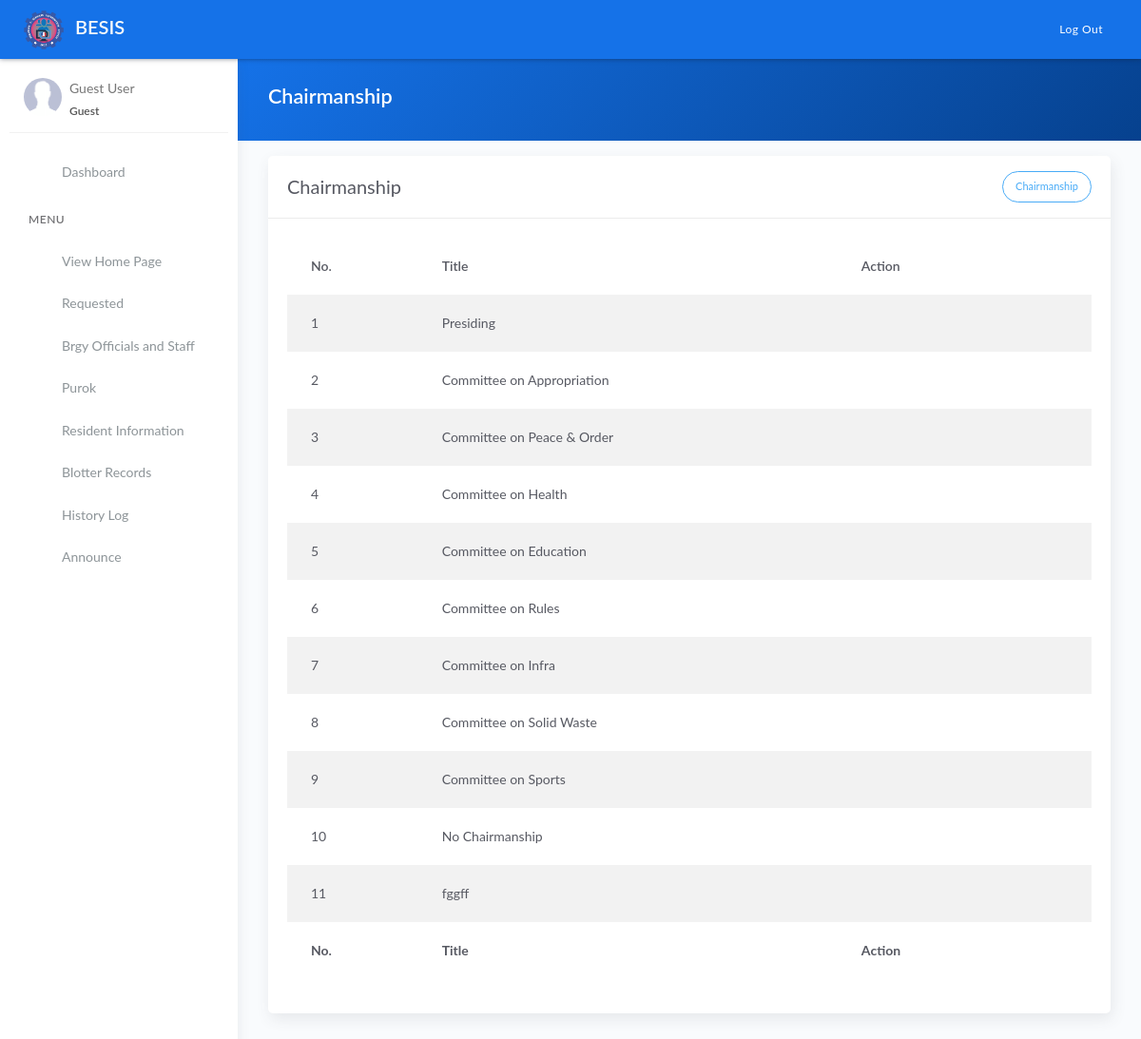
Page /chairmanship.php on the committed database.
### tables this page shows
CREATE TABLE `tblchairmanship` (
  `id` int(11) NOT NULL AUTO_INCREMENT,
  `title` varchar(100) DEFAULT NULL,
  PRIMARY KEY (`id`)
);

### model/fetch_brgy_info.php (called while the page is built, shortened)
<?php
	$chair_q = "SELECT * FROM tblchairmanship";
	$res_q = $conn->query($chair_q);
	$chair = array();
	while($row = $res_q->fetch_assoc()){
		$chair[] = $row;
	}
?>

### chairmanship.php (the view, shortened to what this page needs)
<?php include 'server/server.php' ?>
<?php
$query = "SELECT * FROM tblchairmanship";
$result = $conn->query($query);
?>
<!DOCTYPE html>
<html lang="en">
<head>
	<?php include 'templates/header.php' ?>
</head>
<body>
	<div class="wrapper">
		<?php include 'templates/main-header.php' ?>
		<?php include 'templates/sidebar.php' ?>
		<div class="main-panel">
			<div class="content">
				<div class="panel-header bg-primary-gradient">
					<div class="page-inner">
						<div class="d-flex align-items-left align-items-md-center flex-column flex-md-row">
							<div>
								<h2 class="text-white fw-bold">Chairmanship</h2>
							</div>
						</div>
					</div>
				</div>
				<div class="page-inner">
					<div class="row mt--2">
						<div class="col-md-12">
                            <div class="card">
								<div class="card-header">
									<div class="card-head-row">
										<div class="card-title">Chairmanship</div>
										<div class="card-tools">
											<a href="#add" data-toggle="modal" class="btn btn-info btn-border btn-round btn-sm">
												Chairmanship
											</a>
										</div>
									</div>
								</div>
								<div class="card-body">
									<div class="table-responsive">
										<table class="table table-striped">
											<thead>
												<tr>
													<th scope="col">No.</th>
													<th scope="col">Title</th>
													<th scope="col">Action</th>
												</tr>
											</thead>
											<tbody>
												<?php if(!empty($chair)): ?>
													<?php $no=1; foreach($chair as $row): ?>
													<tr>
														<td><?= $no ?></td>
														<td><?= $row['title'] ?></td>
														<td>
															<div class="form-button-action">
																<a type="button" href="#edit" data-toggle="modal" class="btn btn-link btn-primary"
																	title="Edit Title" onclick="editChair(this)" data-title="<?= $row['title'] ?>" data-id="<?= $row['id'] ?>">
																</a>
																<a type="button" data-toggle="tooltip" href="model/remove_chair.php?id=<?= $row['id'] ?>" onclick="return confirm('Are you sure you want to delete this title?');"
																	class="btn btn-link btn-danger" data-original-title="Remove">
																</a>
															</div>
														</td>
													</tr>
													<?php $no++; endforeach ?>
												<?php else: ?>
													<tr>
														<td colspan="3" class="text-center">No Available Data</td>
													</tr>
												<?php endif ?>
											</tbody>
											<tfoot>
												<tr>
													<th scope="col">No.</th>
													<th scope="col">Title</th>
													<th scope="col">Action</th>
												</tr>
											</tfoot>
										</table>
									</div>
								</div>
							</div>
						</div>
					</div>
				</div>
			</div>
		</div>
	</div>
</body>
</html>

### rows in the picture
tblchairmanship: title "Presiding"
tblchairmanship: title "Committee on Appropriation"
tblchairmanship: title "Committee on Peace & Order"
tblchairmanship: title "Committee on Health"
tblchairmanship: title "Committee on Education"
tblchairmanship: title "Committee on Rules"
tblchairmanship: title "Committee on Infra"
tblchairmanship: title "Committee on Solid Waste"
tblchairmanship: title "Committee on Sports"
tblchairmanship: title "No Chairmanship"
tblchairmanship: title "fggff"
